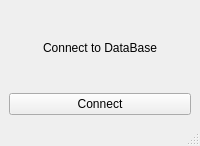
<?xml version="1.0" encoding="UTF-8"?>
<ui version="4.0">
 <class>MainWindow</class>
 <widget class="QMainWindow" name="MainWindow">
  <property name="geometry">
   <rect>
    <x>0</x>
    <y>0</y>
    <width>200</width>
    <height>146</height>
   </rect>
  </property>
  <property name="sizePolicy">
   <sizepolicy hsizetype="Fixed" vsizetype="Fixed">
    <horstretch>0</horstretch>
    <verstretch>0</verstretch>
   </sizepolicy>
  </property>
  <property name="minimumSize">
   <size>
    <width>200</width>
    <height>146</height>
   </size>
  </property>
  <property name="maximumSize">
   <size>
    <width>200</width>
    <height>146</height>
   </size>
  </property>
  <property name="windowTitle">
   <string>MainWindow</string>
  </property>
  <widget class="QWidget" name="centralwidget">
   <layout class="QGridLayout" name="gridLayout">
    <item row="0" column="0">
     <widget class="QLabel" name="lb1_conn">
      <property name="layoutDirection">
       <enum>Qt::LeftToRight</enum>
      </property>
      <property name="text">
       <string>Connect to DataBase</string>
      </property>
      <property name="textFormat">
       <enum>Qt::AutoText</enum>
      </property>
      <property name="alignment">
       <set>Qt::AlignCenter</set>
      </property>
     </widget>
    </item>
    <item row="1" column="0">
     <widget class="QPushButton" name="btn_dbConn">
      <property name="text">
       <string>Connect</string>
      </property>
     </widget>
    </item>
   </layout>
  </widget>
  <widget class="QMenuBar" name="menubar">
   <property name="geometry">
    <rect>
     <x>0</x>
     <y>0</y>
     <width>200</width>
     <height>21</height>
    </rect>
   </property>
  </widget>
  <widget class="QStatusBar" name="statusbar"/>
 </widget>
 <resources/>
 <connections/>
</ui>
